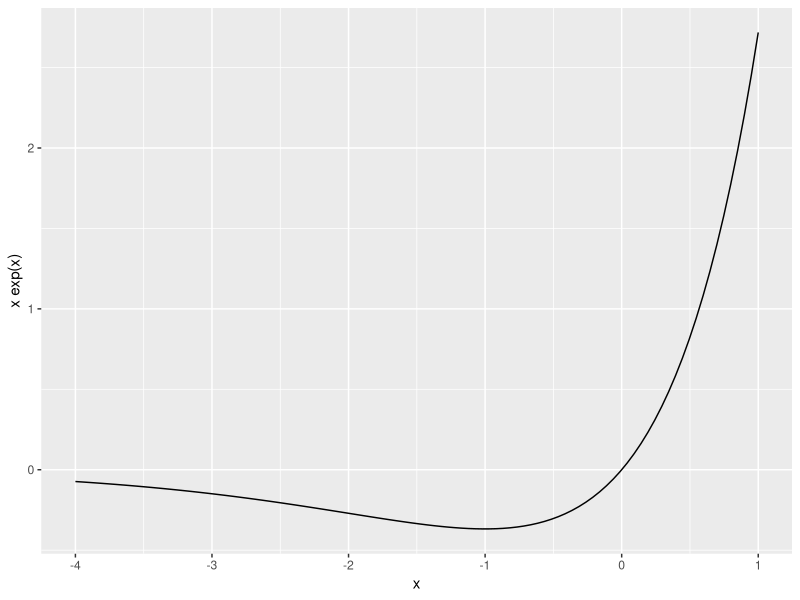
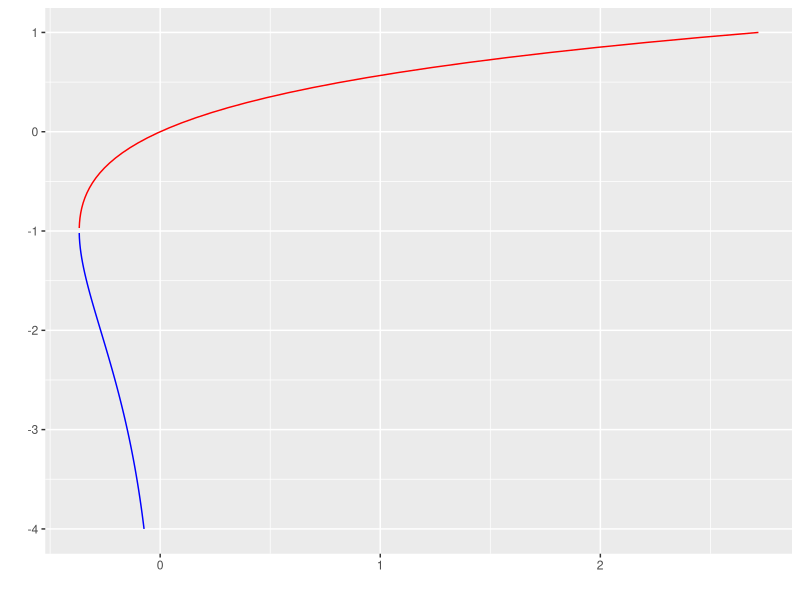

These figures' R source, in order:
## ---- chunk 1
#| include: false
#| message: false

library(tidyverse)
## ---- chunk 2
#| include: false

options(width = 70)
## ---- chunk 3
#| echo: false
#| label: fig-app-c-product-logarithm-plot
#| fig-cap: "The function $f(x) = x e^x$ in the interval from $-4$ to $1$."

dta <- tibble(x = seq(-4, 1, length = 100),
              y = x * exp(x))
ggplot(data = dta,
       mapping = aes(x = x,
                     y = y)) +
  geom_line() +
  labs(x = "x",
       y = "x exp(x)")
## ---- chunk 4
#| echo: false
#| label: fig-app-c-product-logarithm-plot-flipped
#| fig-cap: "The two branches of the Lambert $W$ function, that is, the inverse of the function $f(x) = x e^x$. The red-colored curve is known as the principal branch and denoted as $W_0$, and the blue-colored curve is denoted as $W_{-1}$."


ggplot(data = filter(dta,
                     x >= - 1),
       mapping = aes(y = x,
                     x = y)) +
  geom_line(color = "red")+
  geom_line(data = filter(dta,
                          x <= -1),
            color = "blue") +
  labs(x = "",
       y = "")
